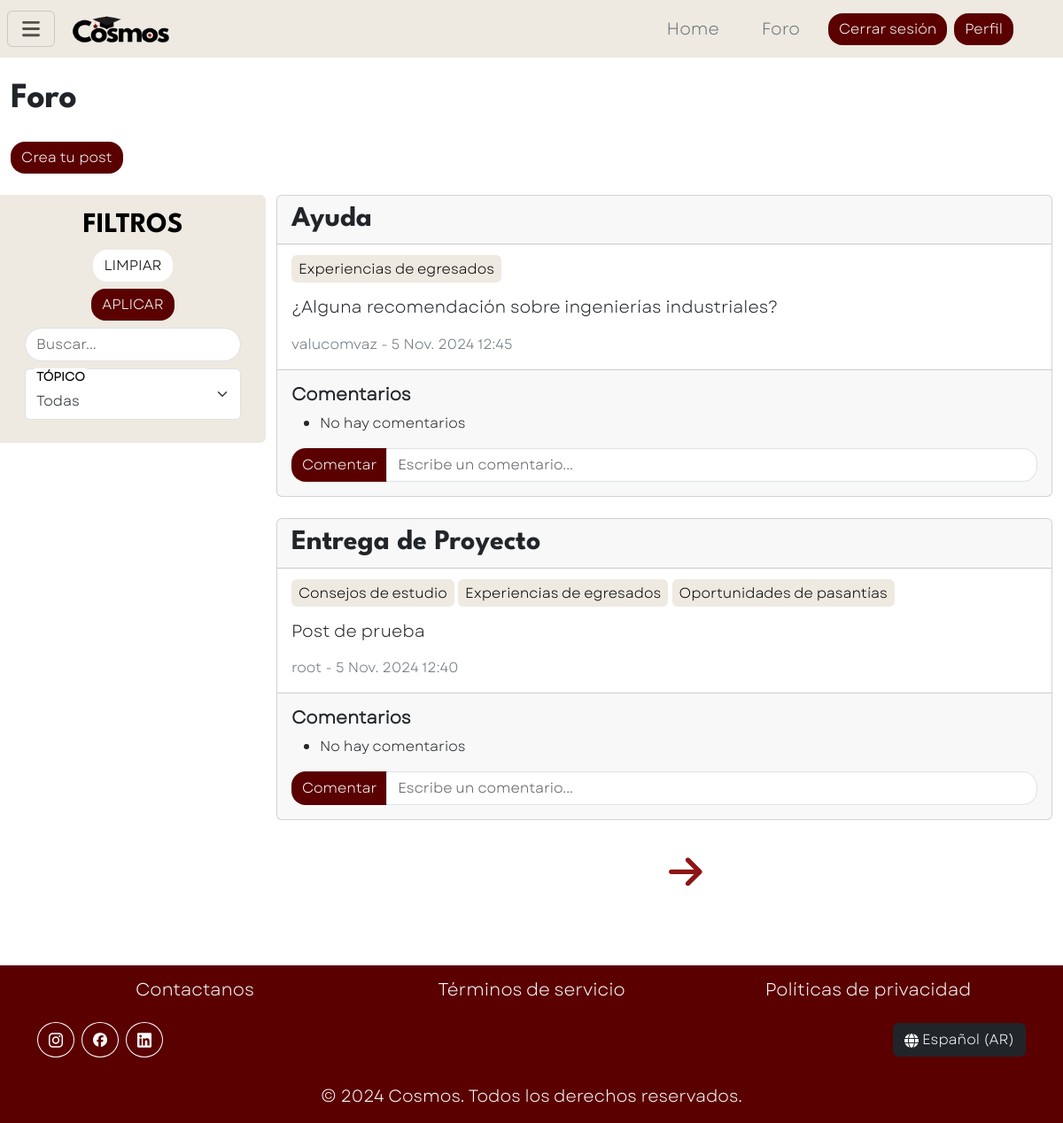
/blog/ (signed in), run on an earlier commit of the app's database.
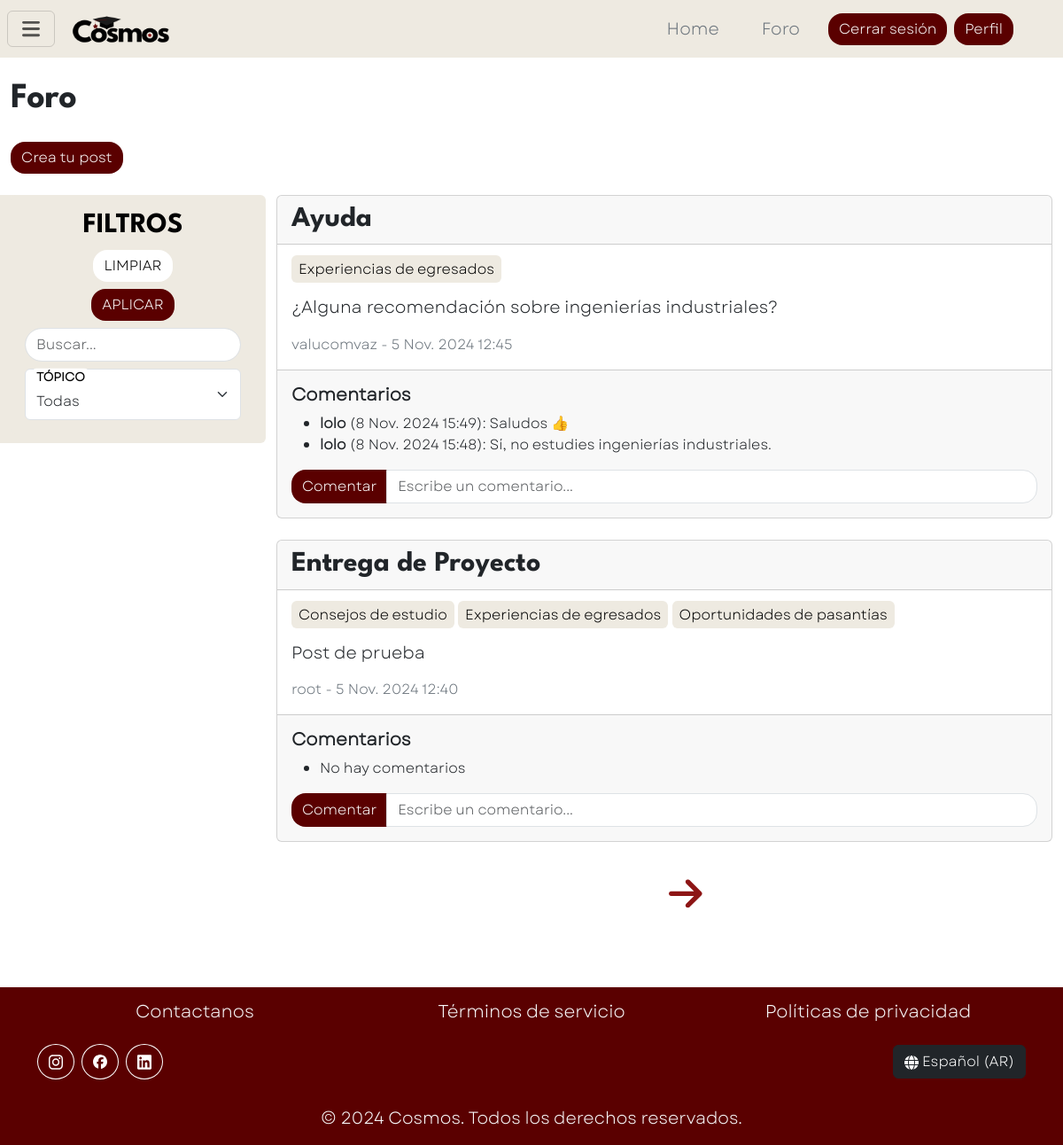
And on a later commit of the database.
### blog_app/models.py (models this page shows, shortened)
class Post(models.Model):
    id = models.AutoField(primary_key=True)
    title = models.CharField(max_length=50)
    content = models.TextField()
    topic = models.ManyToManyField(Topic)
    date = models.DateTimeField(auto_now_add=True)
    author = models.ForeignKey(User, on_delete=models.CASCADE)

class Topic(models.Model):
    id = models.AutoField(primary_key=True)
    name = models.CharField(max_length=50)
    class Meta: verbose_name="Topic"; verbose_name_plural="Topics"

class Comment(models.Model):
    id = models.AutoField(primary_key=True)
    content = models.TextField()
    date = models.DateTimeField(auto_now_add=True)
    author = models.ForeignKey(User, on_delete=models.CASCADE)
    post = models.ForeignKey(Post, on_delete=models.CASCADE, related_name='comments')

### blog_app/views.py (the view)
# urls.py: path('', blog_view , name="view"),
@login_required(login_url='auth:login')
def blog_view(request):
    if request.method=='POST':
        post = request.POST.get("post")
        content = request.POST.get("comment")
        user = request.user
        Comment.objects.create(post=Post.objects.get(id=post), content=content, author=user)
        return redirect('blog:view')
    query = request.GET.get('q'); topic = request.GET.get('topic')
    ctx = {"cats":Cat.objects.order_by("name"), "topics":Topic.objects.order_by("name"),"query" : None}
    posts = Post.objects.order_by("-date")
    if query and query!="": # IF THERE WAS query
        posts = posts.filter(Q(title__icontains=query))
        ctx["query"] = f"'{query}'"
    if topic: posts = posts.filter(topic=Topic.objects.get(id=topic))
    paginator = Paginator(posts, 2)
    page = request.GET.get('page', 1)
    posts = paginator.get_page(page)
    ctx["posts"]=posts
    return render(request, 'blog.html', ctx)

### uni_app/models.py (called while the page is built)
    def __str__(self): return f"{self.name}"

### uni_app/templatetags/custom_filters.py (called while the page is built)
@register.filter
def to_int(value):
    try: return int(value)
    except (ValueError, TypeError): return None

### blog_app/templates/blog.html (shortened to what this page needs)
{% extends "base.html" %}{% block title %} - Foro{% endblock %}
{% block content %}
    {% load static %}
    <h2 class="title fs-1 mb-4 pt-4">Foro</h2> <a href="{% url 'blog:make' %}" class="btn btn-styles">Crea tu post</a>
    <div class="row mt-4">
        <div class="col-3 bg-cream sticky-col rounded-end">
            {% include "widgets/topic_filter.html" %}
        </div>
        <div class="col-9">
            {% for i in posts %}
                <div class="card mb-4">
                    <div class="card-header"><h2 class="card-title mb-0 title">{{i.title}}</h2></div>
                    <div class="card-body">
                        <p class="text-secondary fs-6">
                            {%for j in i.topic.all%} <span class="py-1 px-2 rounded bg-cream fs-6">{{j.name}}</span> {%endfor%}
                        </p>
                        <p>{{i.content}}</p>
                        <p class="text-secondary mb-0 fs-6">{{i.author.username}} - {{i.date}}</p>
                    </div>
                    <div class="card-footer py-3">
                        <h5 class="mb-2 fw-bold">Comentarios</h5>
                        <ul class="fs-6">
                            {% for j in i.comments.all|dictsortreversed:"date" %}
                            <li><span class="fw-bold">{{j.author}}</span> ({{j.date}}): {{j.content}}</li>
                            {% empty %}<li>No hay comentarios</li>{% endfor %}
                        </ul>
                        <form action="#" method="post" class="input-group">
                            <input type="submit" class="btn btn-styles z-0" value="Comentar">
                            <input class="form-control rounded-end-4" name="comment" placeholder="Escribe un comentario...">
                        </form>
                    </div>
                </div>
            {%empty%} <h4 class="title">No hay posts disponibles</h4> {%endfor%}
            <section class="clear text-center mt-2">
                {% if posts.has_next %}<a class="fs-1 links" href="?page={{ posts.next_page_number }}"><img src="{% static 'svg/arrow-up-solid.svg' %}" style="width: 2rem; transform: rotate(90deg);"></a>{% endif %}
            </section>
        </div>
    </div>
{% endblock %}

What changed in the data, as far as the page shows it:
shown differently, row unchanged: Post "Ayuda": no longer shows "No hay comentarios"
added Comment: author "lolo", date "8 Nov. 2024 15:49", content "Saludos 👍", shown under Post "Ayuda"
added Comment: author "lolo", date "8 Nov. 2024 15:48", content "Sí, no estudies ingenierías industriales.", shown under Post "Ayuda"
